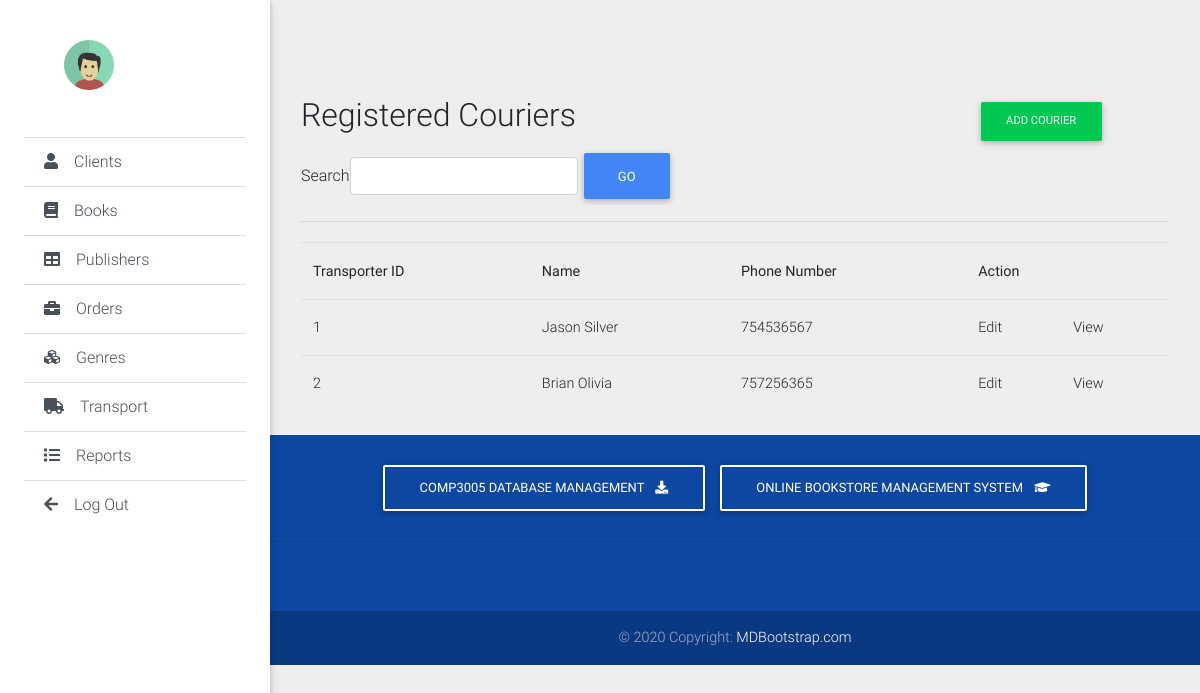
The app's page /admin/transport.php with its own data.
### tables this page shows
CREATE TABLE `transporter` (
  `transporterid` int(11) NOT NULL,
  `name` varchar(50) NOT NULL,
  `phone` int(15) NOT NULL,
  `date_registered` timestamp NOT NULL DEFAULT CURRENT_TIMESTAMP ON UPDATE CURRENT_TIMESTAMP
);

### admin/db/MysqliDb.php (called while the page is built, shortened)
<?php
class MysqliDb
{
    public static $prefix = '';
    protected $_mysqli;
    protected $_query;
    protected $_queryOptions = array();
    protected $_orderBy = array();
    protected $_groupBy = array();
    protected $host;
    protected $username;
    protected $password;
    protected $db;
    protected $port;
    protected $charset;
    public $returnType = 'array';
    protected $_nestJoin = false;
    private $_tableName = '';
    protected $_mapKey = null;
    public $pageLimit = 20;
    public function __construct($host = null, $username = null, $password = null, $db = null, $port = null, $charset = 'utf8')
    {
        $isSubQuery = false;
        if (is_object($host)) {
            $this->_mysqli = $host;
        } else {
            $this->host = $host;
        }
        $this->username = $username;
        $this->password = $password;
        $this->db = $db;
        $this->port = $port;
        $this->charset = $charset;
    }
    public function connect()
    {
        $this->_mysqli = new mysqli($this->host, $this->username, $this->password, $this->db, $this->port);
        if ($this->charset) {
            $this->_mysqli->set_charset($this->charset);
        }
    }
    public function mysqli()
    {
        return $this->_mysqli;
    }
    protected function reset()
    {
        $this->_orderBy = array();
        $this->_groupBy = array();
        $this->_query = null;
        $this->_queryOptions = array();
        $this->returnType = 'array';
        $this->_nestJoin = false;
        $this->_tableName = '';
        $this->_mapKey = null;
    }
    public function arrayBuilder()
    {
        $this->returnType = 'array';
        return $this;
    }
    public function setQueryOption($options)
    {
        $allowedOptions = Array('ALL', 'DISTINCT', 'DISTINCTROW', 'HIGH_PRIORITY', 'STRAIGHT_JOIN', 'SQL_SMALL_RESULT',
            'SQL_BIG_RESULT', 'SQL_BUFFER_RESULT', 'SQL_CACHE', 'SQL_NO_CACHE', 'SQL_CALC_FOUND_ROWS',
            'LOW_PRIORITY', 'IGNORE', 'QUICK', 'MYSQLI_NESTJOIN', 'FOR UPDATE', 'LOCK IN SHARE MODE');
        if (!is_array($options)) {
            $options = Array($options);
        }
        foreach ($options as $option) {
            $option = strtoupper($option);
            if ($option == 'MYSQLI_NESTJOIN') {
                $this->_nestJoin = true;
            } elseif ($option == 'FOR UPDATE') {
                $this->_forUpdate = true;
            } elseif ($option == 'LOCK IN SHARE MODE') {
                $this->_lockInShareMode = true;
            } else {
                $this->_queryOptions[] = $option;
            }
        }
        return $this;
    }
    public function withTotalCount()
    {
        return $this;
    }
    public function get($tableName, $numRows = null, $columns = '*')
    {
        $column = is_array($columns) ? implode(', ', $columns) : $columns;
        if (strpos($tableName, '.') === false) {
            $this->_tableName = self::$prefix . $tableName;
        } else {
            $this->_tableName = $tableName;
        }
        $this->_query = 'SELECT ' . implode(' ', $this->_queryOptions) . ' ' .
            $column . " FROM " . $this->_tableName;
        $stmt = $this->_buildQuery($numRows);
        $stmt->execute();
        $res = $this->_dynamicBindResults($stmt);
        return $res;
    }
    protected function _buildQuery($numRows = null, $tableData = null)
    {
        $stmt = $this->_prepareQuery();
        return $stmt;
    }
    protected function _dynamicBindResults(mysqli_stmt $stmt)
    {
        $parameters = array();
        $results = array();
        $mysqlLongType = 252;
        $shouldStoreResult = false;
        $meta = $stmt->result_metadata();
        $row = array();
        while ($field = $meta->fetch_field()) {
            if ($this->_nestJoin && $field->table != $this->_tableName) {
                $field->table = substr($field->table, strlen(self::$prefix));
                $row[$field->table][$field->name] = null;
                $parameters[] = & $row[$field->table][$field->name];
            } else {
                $row[$field->name] = null;
                $parameters[] = & $row[$field->name];
            }
        }
        call_user_func_array(array($stmt, 'bind_result'), $parameters);
        while ($stmt->fetch()) {
            if ($this->returnType == 'object') {
                $result = new stdClass ();
                foreach ($row as $key => $val) {
                    if (is_array($val)) {
                        $result->$key = new stdClass ();
                        foreach ($val as $k => $v) {
                            $result->$key->$k = $v;
                        }
                    } else {
                        $result->$key = $val;
                    }
                }
            } else {
                $result = array();
                foreach ($row as $key => $val) {
                    if (is_array($val)) {
                        foreach ($val as $k => $v) {
                            $result[$key][$k] = $v;
                        }
                    } else {
                        $result[$key] = $val;
                    }
                }
            }
            if ($this->_mapKey) {
                $results[$row[$this->_mapKey]] = count($row) > 2 ? $result : end($result);
            } else {
                array_push($results, $result);
            }
        }
        if (in_array('SQL_CALC_FOUND_ROWS', $this->_queryOptions)) {
            $stmt = $this->mysqli()->query('SELECT FOUND_ROWS()');
            $totalCount = $stmt->fetch_row();
            $this->totalCount = $totalCount[0];
        }
        return $results;
    }
    protected function _buildCondition($operator, &$conditions)
    {
        if (empty($conditions)) {
            return;
        }
        $this->_query .= ' ' . $operator;
    }
    protected function _buildGroupBy()
    {
        if (empty($this->_groupBy)) {
            return;
        }
        $this->_query .= " GROUP BY ";
        $this->_query = rtrim($this->_query, ', ') . " ";
    }
    protected function _buildOrderBy()
    {
        if (empty($this->_orderBy)) {
            return;
        }
        $this->_query .= " ORDER BY ";
        $this->_query = rtrim($this->_query, ', ') . " ";
    }
    protected function _buildLimit($numRows)
    {
        if (is_array($numRows)) {
            $this->_query .= ' LIMIT ' . (int) $numRows[0] . ', ' . (int) $numRows[1];
        } else {
            $this->_query .= ' LIMIT ' . (int) $numRows;
        }
    }
    protected function _prepareQuery()
    {
        if (!$stmt = $this->mysqli()->prepare($this->_query)) {
            $msg = $this->mysqli()->error . " query: " . $this->_query;
            $num = $this->mysqli()->errno;
            $this->reset();
            throw new Exception($msg, $num);
        }
        return $stmt;
    }
    protected function replacePlaceHolders($str, $vals)
    {
        $newStr = "";
        $newStr .= $str;
        return $newStr;
    }
    public function paginate ($table, $page, $fields = null) {
        $offset = $this->pageLimit * ($page - 1);
        $res = $this->withTotalCount()->get ($table, Array ($offset, $this->pageLimit), $fields);
        return $res;
    }
}

### admin/db/config.php (called while the page is built, shortened)
<?php
require_once BASE_PATH.'/db/MysqliDb.php';
function getDbInstance()
{
	return new MysqliDb(DB_HOST,DB_USER,DB_PASSWORD,DB_NAME);
}

### admin/transport.php (the view, shortened to what this page needs)
<!DOCTYPE html>
<html lang="en">
<body class="grey lighten-3">
  <header>
    <?php include_once "headers/sidebar.php";?>
  </header>
  <main class="pt-5 mx-lg-3">
    <div class="container-fluid mt-5">
      <?php
        include_once "db/config.php";
        $search_string = filter_input(INPUT_GET, 'search_string');
        $page = filter_input(INPUT_GET, 'page');
        $pagelimit = 6;
        if (!$page) {
            $page = 1;
        }
        $db = getDbInstance();
        $select = array('transporterid', 'name','phone');
        $db->pageLimit = $pagelimit;
        $records =$db->arraybuilder()->paginate("transporter", $page, $select);
        ?>
        <div id="page-wrapper">
            <div class="row">
                <div class="col-sm-9">
                    <h2 class="page-header">Registered Couriers</h2>
                </div>
                <div class="col-sm-3">
                    <div class="page-action-links">
                        <a class="btn btn-md btn-success" data-toggle="modal" data-target="#courier" style="margin-right: 8px;">Add Courier</td></a>
                    </div>
                </div>
            </div>
            <div class="well text-center filter-form">
                <form class="form form-inline" action="">
                    <label for="input_search">Search</label>
                    <input type="text" class="form-control" id="input_search" name="search_string" value="<?php echo $search_string; ?>">
                    <input type="submit" value="Go" class="btn btn-primary">
                </form>
            </div>
            <hr>
            <table class="table" style="margin-top: 20px">
              <tr>
                <th>Transporter ID</th>
                <th>Name</th>
                <th>Phone Number</th>
                <th colspan="2">Action</th>
              </tr>
              <?php foreach($records as $value=>$row){ ?>
              <tr>
                <td><?php echo $row['transporterid']; ?></td>
                <td><?php echo $row['name']; ?></td>
                <td><?php echo $row['phone']; ?></td>
                <td><a href="genre_edit.php?transporterid=<?php echo $row['transporterid']; ?>">Edit</a></td>
                <td><a href="viewbooks.php?transporterid=<?php echo $row['transporterid']; ?>">View</a></td>
              </tr>
              <?php } ?>
          </table>
</div>
    </div>
  </main>
  <?php include_once "headers/footer.php";?>
</body>
</html>

### records on screen
transporter: transporterid "1", name "Jason Silver", phone "754536567"
transporter: transporterid "2", name "Brian Olivia", phone "757256365"
